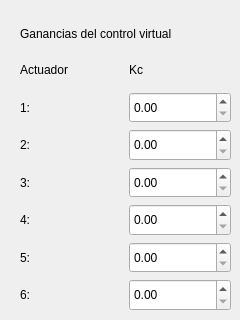
      <widget class="QWidget" name="Input_2">
       <widget class="QWidget" name="gridLayoutWidget">
        <property name="geometry">
         <rect>
          <x>20</x>
          <y>20</y>
          <width>211</width>
          <height>291</height>
         </rect>
        </property>
        <layout class="QGridLayout" name="gridLayout">
         <item row="4" column="1">
          <widget class="QDoubleSpinBox" name="kc3SB">
           <property name="minimumSize">
            <size>
             <width>0</width>
             <height>31</height>
            </size>
           </property>
           <property name="maximumSize">
            <size>
             <width>16777215</width>
             <height>32</height>
            </size>
           </property>
          </widget>
         </item>
         <item row="7" column="0">
          <widget class="QLabel" name="label_36">
           <property name="minimumSize">
            <size>
             <width>0</width>
             <height>31</height>
            </size>
           </property>
           <property name="maximumSize">
            <size>
             <width>16777215</width>
             <height>32</height>
            </size>
           </property>
           <property name="text">
            <string>6:</string>
           </property>
          </widget>
         </item>
         <item row="6" column="0">
          <widget class="QLabel" name="label_35">
           <property name="minimumSize">
            <size>
             <width>0</width>
             <height>31</height>
            </size>
           </property>
           <property name="maximumSize">
            <size>
             <width>16777215</width>
             <height>32</height>
            </size>
           </property>
           <property name="text">
            <string>5:</string>
           </property>
          </widget>
         </item>
         <item row="6" column="1">
          <widget class="QDoubleSpinBox" name="kc5SB">
           <property name="minimumSize">
            <size>
             <width>0</width>
             <height>31</height>
            </size>
           </property>
           <property name="maximumSize">
            <size>
             <width>16777215</width>
             <height>32</height>
            </size>
           </property>
          </widget>
         </item>
         <item row="2" column="1">
          <widget class="QDoubleSpinBox" name="kc1SB">
           <property name="minimumSize">
            <size>
             <width>0</width>
             <height>31</height>
            </size>
           </property>
           <property name="maximumSize">
            <size>
             <width>16777215</width>
             <height>32</height>
            </size>
           </property>
          </widget>
         </item>
         <item row="5" column="1">
          <widget class="QDoubleSpinBox" name="kc4SB">
           <property name="minimumSize">
            <size>
             <width>0</width>
             <height>31</height>
            </size>
           </property>
           <property name="maximumSize">
            <size>
             <width>16777215</width>
             <height>32</height>
            </size>
           </property>
          </widget>
         </item>
         <item row="3" column="0">
          <widget class="QLabel" name="label_32">
           <property name="minimumSize">
            <size>
             <width>0</width>
             <height>31</height>
            </size>
           </property>
           <property name="maximumSize">
            <size>
             <width>16777215</width>
             <height>32</height>
            </size>
           </property>
           <property name="text">
            <string>2:</string>
           </property>
          </widget>
         </item>
         <item row="4" column="0">
          <widget class="QLabel" name="label_33">
           <property name="minimumSize">
            <size>
             <width>0</width>
             <height>31</height>
            </size>
           </property>
           <property name="maximumSize">
            <size>
             <width>16777215</width>
             <height>32</height>
            </size>
           </property>
           <property name="text">
            <string>3:</string>
           </property>
          </widget>
         </item>
         <item row="5" column="0">
          <widget class="QLabel" name="label_34">
           <property name="minimumSize">
            <size>
             <width>0</width>
             <height>31</height>
            </size>
           </property>
           <property name="maximumSize">
            <size>
             <width>16777215</width>
             <height>32</height>
            </size>
           </property>
           <property name="text">
            <string>4:</string>
           </property>
          </widget>
         </item>
         <item row="3" column="1">
          <widget class="QDoubleSpinBox" name="kc2SB">
           <property name="minimumSize">
            <size>
             <width>0</width>
             <height>31</height>
            </size>
           </property>
           <property name="maximumSize">
            <size>
             <width>16777215</width>
             <height>32</height>
            </size>
           </property>
          </widget>
         </item>
         <item row="2" column="0">
          <widget class="QLabel" name="label_10">
           <property name="minimumSize">
            <size>
             <width>0</width>
             <height>31</height>
            </size>
           </property>
           <property name="maximumSize">
            <size>
             <width>16777215</width>
             <height>32</height>
            </size>
           </property>
           <property name="text">
            <string>1:</string>
           </property>
          </widget>
         </item>
         <item row="7" column="1">
          <widget class="QDoubleSpinBox" name="kc6SB">
           <property name="minimumSize">
            <size>
             <width>0</width>
             <height>31</height>
            </size>
           </property>
           <property name="maximumSize">
            <size>
             <width>16777215</width>
             <height>32</height>
            </size>
           </property>
          </widget>
         </item>
         <item row="1" column="1">
          <widget class="QLabel" name="label_31">
           <property name="minimumSize">
            <size>
             <width>0</width>
             <height>31</height>
            </size>
           </property>
           <property name="maximumSize">
            <size>
             <width>16777215</width>
             <height>32</height>
            </size>
           </property>
           <property name="text">
            <string>Kc</string>
           </property>
          </widget>
         </item>
         <item row="1" column="0">
          <widget class="QLabel" name="label_99">
           <property name="minimumSize">
            <size>
             <width>0</width>
             <height>31</height>
            </size>
           </property>
           <property name="maximumSize">
            <size>
             <width>16777215</width>
             <height>32</height>
            </size>
           </property>
           <property name="text">
            <string>Actuador</string>
           </property>
          </widget>
         </item>
         <item row="0" column="0" colspan="2">
          <widget class="QLabel" name="label_8">
           <property name="minimumSize">
            <size>
             <width>0</width>
             <height>28</height>
            </size>
           </property>
           <property name="maximumSize">
            <size>
             <width>16777215</width>
             <height>28</height>
            </size>
           </property>
           <property name="text">
            <string>Ganancias del control virtual</string>
           </property>
          </widget>
         </item>
        </layout>
       </widget>
      </widget>
